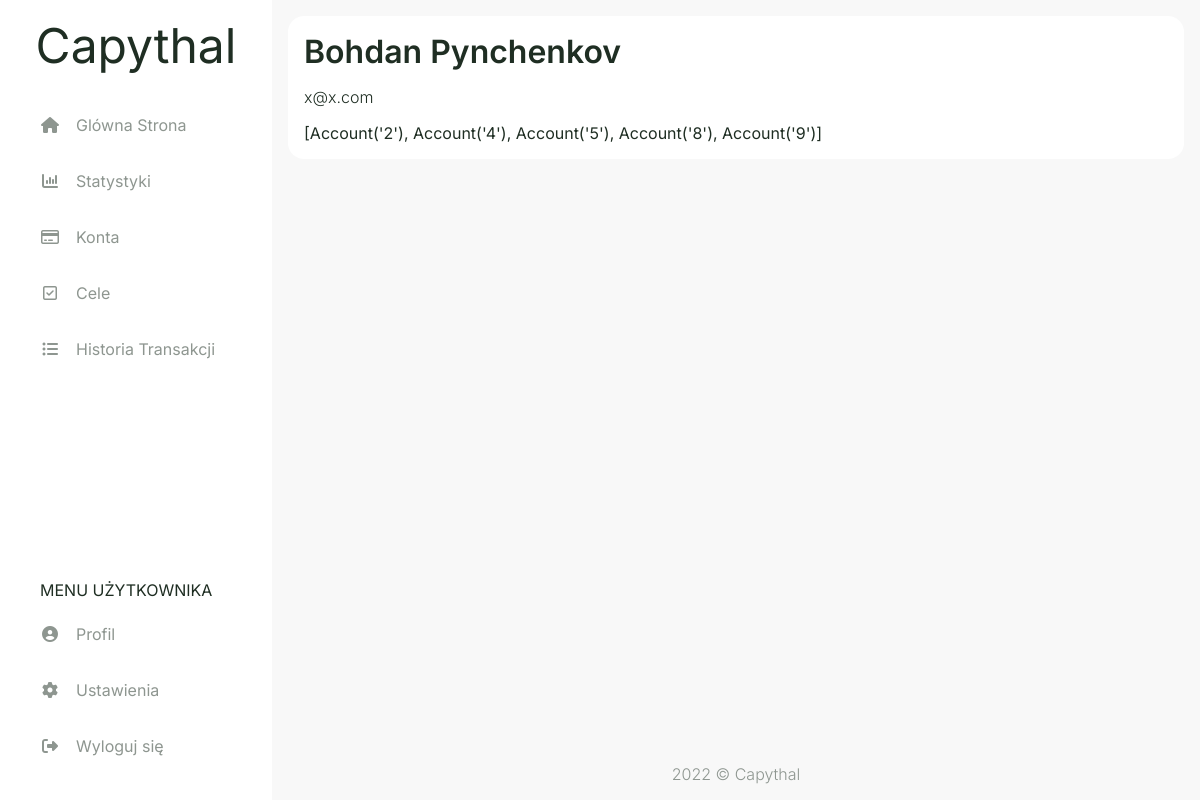
/userpage (signed in), run on an earlier commit of the app's database.
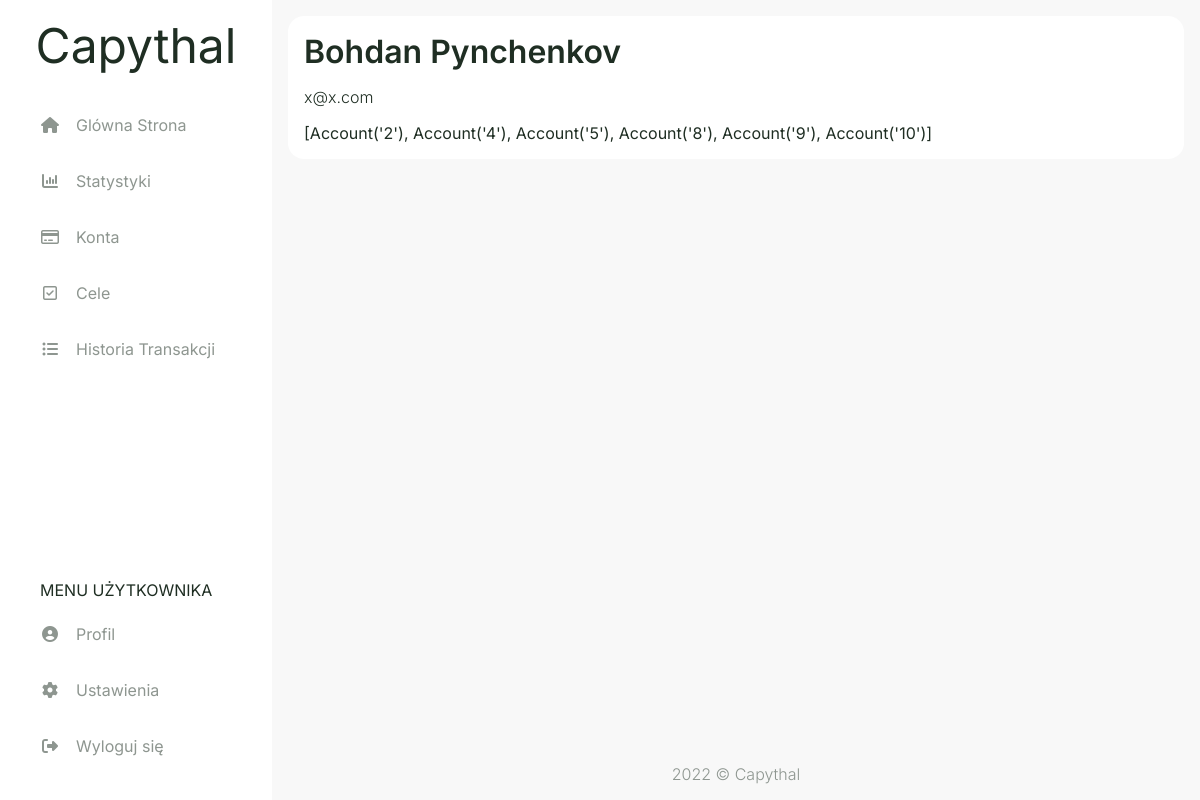
And on a later commit of the database.
### capythal/models.py (models this page shows)
class account(db.Model):
    id = db.Column(db.Integer, primary_key=True)
    user_id = db.Column(db.Integer, db.ForeignKey('user.id'), nullable=False)
    currency_id = db.Column(db.Integer, db.ForeignKey('currency.id'), nullable=False)
    card_id = db.Column(db.Integer, db.ForeignKey('card.id'))
    acc_type_id = db.Column(db.Integer, db.ForeignKey('acc_type.id'), nullable=False)
    style_id = db.Column(db.Integer, db.ForeignKey('style.id'), nullable=False)
    amount = db.Column(db.Float(20,2), default = 0)
    card_number = db.Column(db.String(4))
    fin_inst = db.Column(db.String(20))
    transaction = db.relationship("transaction", backref="account", lazy=True)
    settings = db.relationship("settings", back_populates="account", uselist=False)
    goal = db.relationship("goal", backref="account", lazy=True)
    def __repr__(self):
        return f"Account('{self.id}')"

### capythal/routes.py (the view)
@app.route('/userpage')
@login_required
def userpage():
    return render_template("userpage.html")

### capythal/models.py (called while the page is built)
@login_manager.user_loader
def load_user(user_id):
    return user.query.get(int(user_id))

### capythal/templates/userpage.html (shortened to what this page needs)
{% extends "layout.html" %}
{% set active_page = "userpage" %}
{% block head %}
  {{ super() }}
  <link rel="stylesheet" href="{{ url_for('static', filename='css/userpage.css') }}">
{% endblock %}
{% block content %}
<div class="userpage-flexbox">
  <div class="user-full-name">{{ current_user.name }} {{ current_user.surname }}</div>
  <div class="user-email">{{ current_user.email }}</div>
  <div class="test">{{ current_user.account }}</div>
</div>
{% endblock %}

What changed in the data, as far as the page shows it:
changed account: account "[Account('2'), Account('4'), Account('5'), Account('8'), Account('9')]" → "[Account('2'), Account('4'), Account('5'), Account('8'), Account('9'), Account('10')]"
